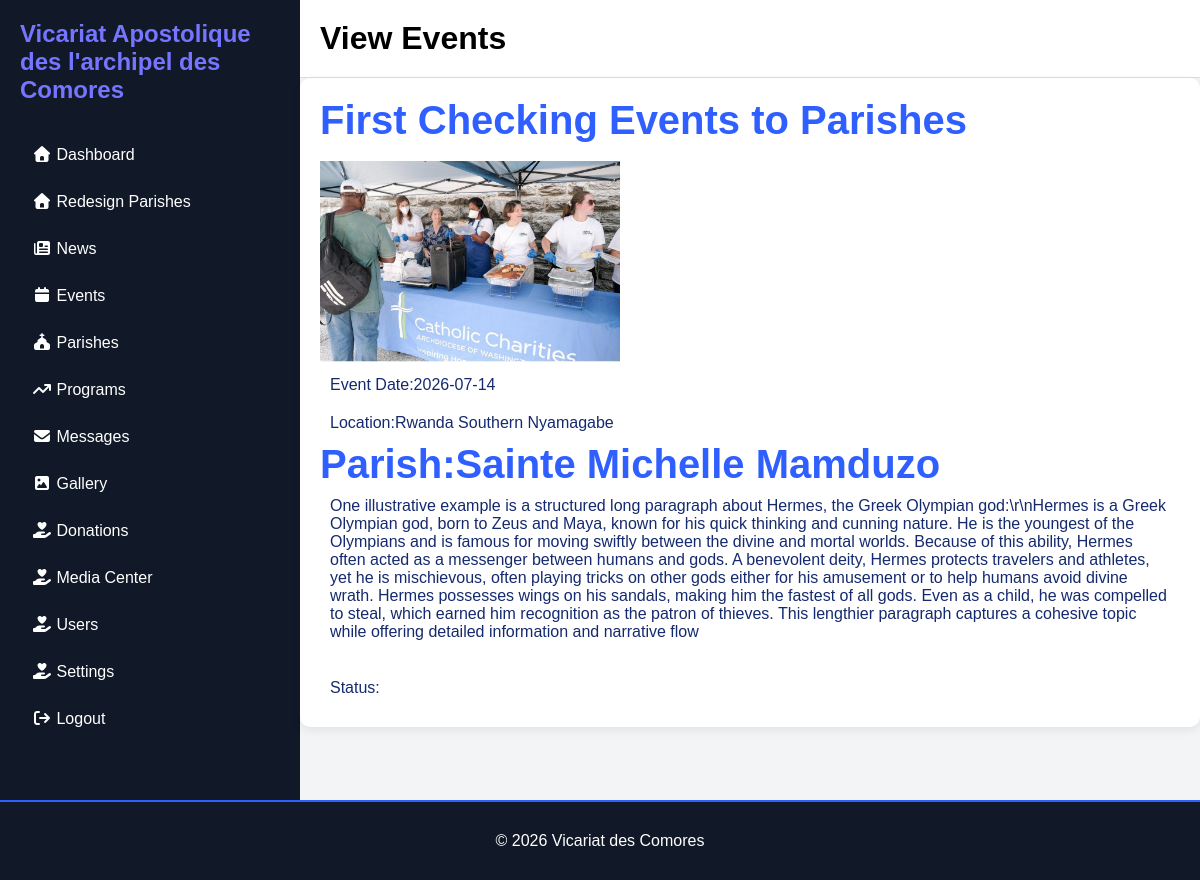
The page /Admin/view-eventslist.php?id=8 (signed in) on the database its author committed.
### tables this page shows
CREATE TABLE `events` (
  `id` int(11) NOT NULL,
  `title` varchar(255) DEFAULT NULL,
  `image` varchar(255) DEFAULT NULL,
  `description` longtext DEFAULT NULL,
  `location` varchar(255) DEFAULT NULL,
  `event_date` date DEFAULT NULL,
  `status` enum('draft','published') DEFAULT 'draft',
  `created_at` timestamp NOT NULL DEFAULT current_timestamp(),
  `parish_id` int(11) DEFAULT NULL
);

CREATE TABLE `parishe` (
  `id` int(11) NOT NULL,
  `name` varchar(150) DEFAULT NULL,
  `slug` varchar(150) DEFAULT NULL,
  `hero_image` varchar(255) DEFAULT NULL,
  `logo` varchar(255) DEFAULT NULL,
  `history` longtext DEFAULT NULL,
  `parish_life` longtext DEFAULT NULL,
  `council` longtext DEFAULT NULL,
  `commissions` longtext DEFAULT NULL,
  `groups_movements` longtext DEFAULT NULL,
  `organisation` longtext DEFAULT NULL,
  `address` varchar(255) DEFAULT NULL,
  `phone` varchar(50) DEFAULT NULL,
  `email` varchar(100) DEFAULT NULL,
  `website` varchar(255) DEFAULT NULL,
  `facebook` varchar(255) DEFAULT NULL,
  `youtube` varchar(255) DEFAULT NULL,
  `instagram` varchar(255) DEFAULT NULL,
  `map` longtext DEFAULT NULL,
  `created_at` timestamp NOT NULL DEFAULT current_timestamp()
);

### Admin/view-eventslist.php (the view, shortened to what this page needs)
<?php
include_once __DIR__.'/include/header.php';
$id = (int)$_GET['id'];
$sql = "SELECT events.*, parishe.name AS parish_name
        FROM events
        LEFT JOIN parishe
        ON events.parish_id = parishe.id
        WHERE events.id = $id";
$result = mysqli_query($conn, $sql);
$row = mysqli_fetch_assoc($result);
?>
 <div class="main">
            <div class="topbar">
                <h1>View Events </h1>
            </div>
            <div class="messages-summary">
                <div class="summary-card">
                    <h2><?= $row['title'] ?></h2> <br>
                    <img src="../uploads/<?= $row['image'] ?>" width="300"> <br>
                    <p>Event Date:<?= $row['event_date'] ?></p>
                     <p>Location:<?= $row['location'] ?></p>
                     <h2>Parish:<?=$row['parish_name'] ?></h2>
                         <p><?= $row['description'] ?></p> <br>
                         <p>Status: <?= $row['status'] ?></p>
                </div>
            </div>
</div>
</div>
     <?php
   include __DIR__. '../include/footer.php';
   ?>
</body>
</html>

### Admin/Admin_Css/adminbig.css (style rules this page uses)
* { margin: 0; padding: 0; box-sizing: border-box; font-family: Arial; }
.main { flex: 1; background: #f3f4f6; }
.topbar { background: white; padding: 20px; border-bottom: 1px solid #ddd; display: flex; justify-content: space-between; }
.page-header h1, p { padding: 10px; color: #152a6e; }
.summary-card { background: #fff; padding: 20px; border-radius: 10px; margin-bottom: 20px; box-shadow: 0 3px 10px rgba(0, 0, 0, .08); }
.summary-card h2 { color: #2f5fff; font-size: 40px; }

### rows shown on the page
events: title "First Checking Events to Parishes", image (picture), event_date "2026-07-14", location "Rwanda Southern Nyamagabe", parish.name "Sainte Michelle Mamduzo", description "One illustrative example is a structured long paragraph about Hermes, the Greek Olympian god:\\r\\nHermes is a Greek Olympian god, born to Zeus and Maya, known for his quick thinking and cunning nature. He is the youngest of the Olympians and is famous for moving swiftly between the divine and mortal worlds. Because of this ability, Hermes often acted as a messenger between humans and gods. A benevolent deity, Hermes protects travelers and athletes, yet he is mischievous, often playing tricks on other gods either for his amusement or to help humans avoid divine wrath. Hermes possesses wings on his sandals, making him the fastest of all gods. Even as a child, he was compelled to steal, which…"
